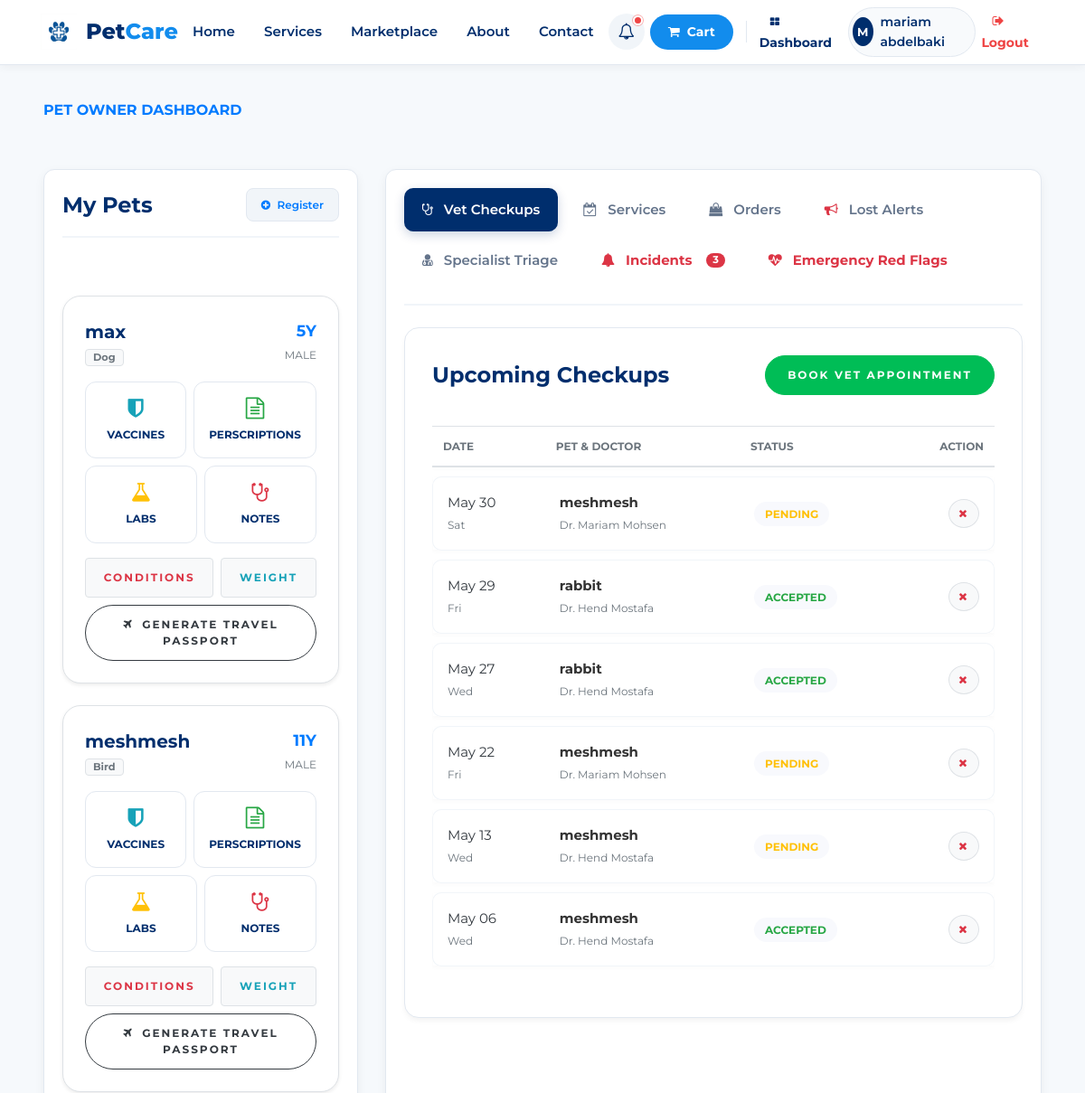
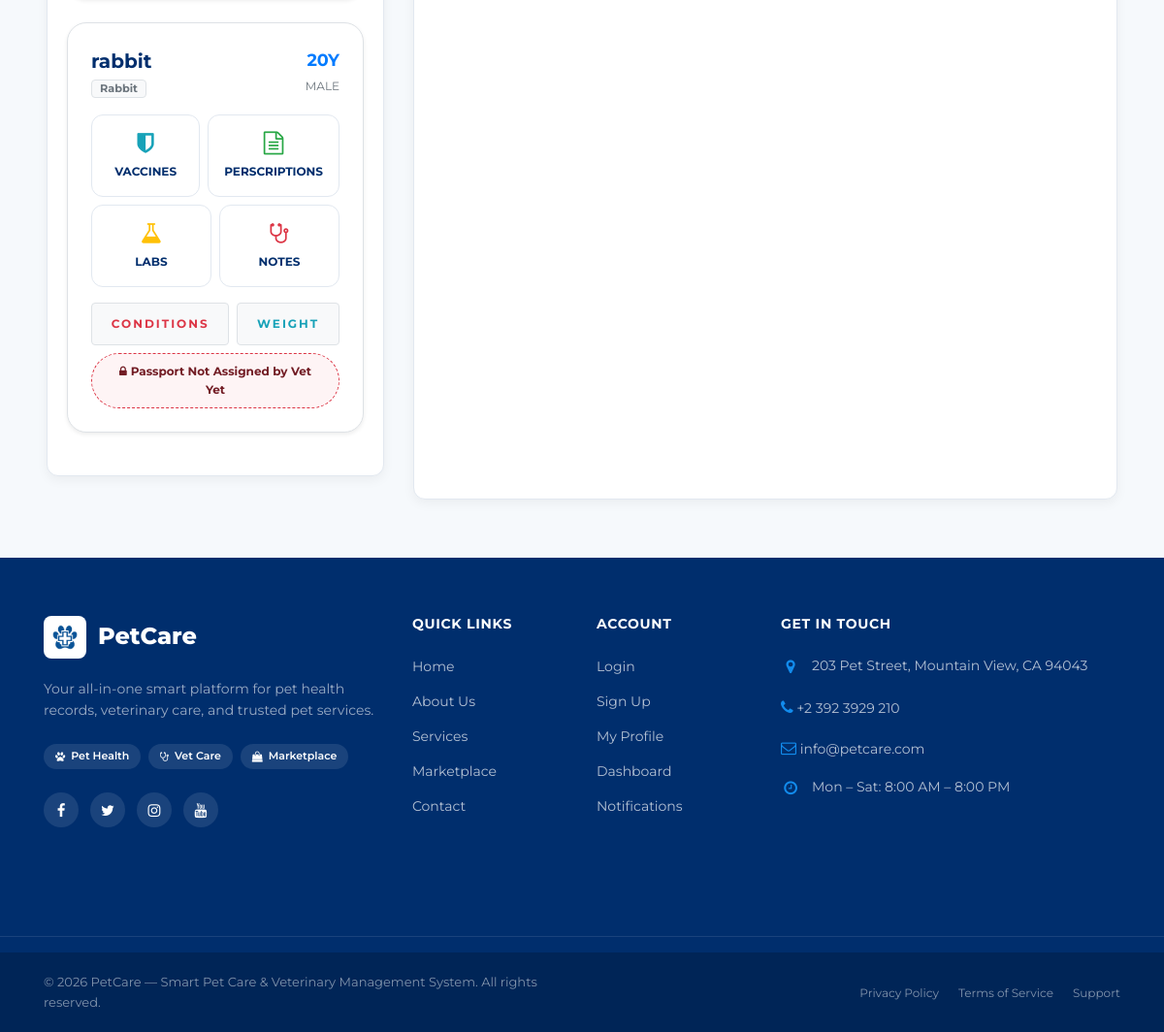
Screenshot of /petowner/dashboard (signed in) with the database file from the repository (2 pictures, top to bottom).
### tables this page shows
CREATE TABLE `pet` (
  `PetID` int(11) NOT NULL,
  `OwnerID` int(11) NOT NULL,
  `PetName` varchar(150) DEFAULT NULL,
  `Species` varchar(100) NOT NULL,
  `Age` int(11) DEFAULT NULL,
  `Gender` enum('Male','Female') DEFAULT NULL,
  `Weight` decimal(5,2) DEFAULT NULL,
  `Allergies` text DEFAULT NULL,
  `HandlingInstructions` text DEFAULT NULL,
  `BehaviorNotes` text DEFAULT NULL,
  `passport_ready` tinyint(1) DEFAULT 0
);

CREATE TABLE `appointment` (
  `AppointmentID` int(11) NOT NULL,
  `OwnerID` int(11) DEFAULT NULL,
  `PetID` int(11) DEFAULT NULL,
  `VetID` int(11) DEFAULT NULL,
  `AppointmentDate` date DEFAULT NULL,
  `status` enum('Pending','Accepted','Rejected') DEFAULT 'Pending'
);

CREATE TABLE `users` (
  `id` int(11) NOT NULL,
  `username` varchar(150) NOT NULL,
  `role` varchar(50) DEFAULT 'Owner',
  `email` varchar(200) NOT NULL,
  `password` varchar(255) NOT NULL,
  `phone` varchar(50) DEFAULT NULL,
  `status` enum('Active','Suspended') DEFAULT 'Active',
  `is_verified` tinyint(1) DEFAULT 0
);

### App/views/PetOwner/dashboard.php (the view, shortened to what the rows shown need)
<?php require __DIR__ . '/../layouts/header.php'; ?>
<div class="dashboard-wrapper">
    <div class="container-fluid px-md-5">
        <div class="row">
            <div class="col-lg-4 mb-4">
                <div class="premium-card">
                    <div class="pet-list mt-3">
                        <?php if(!empty($pets)): ?>
                            <?php foreach($pets as $pet): ?>
                                <div class="bg-white p-4 rounded-xl border mb-4 shadow-sm" style="border-radius: 20px;">
                                    <div class="d-flex justify-content-between align-items-start mb-3">
                                        <div>
                                            <h5 class="font-weight-800 mb-0"><?= htmlspecialchars($pet['PetName']) ?></h5>
                                            <span class="badge badge-light border text-muted small px-2"><?= htmlspecialchars($pet['Species']) ?></span>
                                        </div>
                                        <div class="text-right">
                                            <span class="d-block font-weight-bold text-primary" style="font-size: 1.1rem;"><?= htmlspecialchars($pet['Age']) ?>Y</span>
                                            <small class="text-muted text-uppercase"><?= htmlspecialchars($pet['Gender']) ?></small>
                                        </div>
                                    </div>
                                    <div class="row no-gutters mb-3" style="gap: 8px;">
                                        <div class="col">
                                            <a href="<?= ROOT ?>/petowner/vaccinations/<?= $pet['PetID'] ?>" class="medical-icon-btn">
                                                <i class="fa fa-shield text-info"></i>
                                                <span>Vaccines</span>
                                            </a>
                                        </div>
                                        <div class="col">
                                            <a href="<?= ROOT ?>/petowner/prescriptions/<?= $pet['PetID'] ?>" class="medical-icon-btn">
                                                <i class="fa fa-file-text-o text-success"></i>
                                                <span>Perscriptions</span>
                                            </a>
                                        </div>
                                        <div class="col">
                                            <a href="<?= ROOT ?>/petowner/labResults/<?= $pet['PetID'] ?>" class="medical-icon-btn">
                                                <i class="fa fa-flask text-warning"></i>
                                                <span>Labs</span>
                                            </a>
                                        </div>
                                        <div class="col">
                                            <a href="<?= ROOT ?>/petowner/medicalNotes/<?= $pet['PetID'] ?>" class="medical-icon-btn">
                                                <i class="fa fa-stethoscope text-danger"></i>
                                                <span>Notes</span>
                                            </a>
                                        </div>
                                    </div>
                                    <div class="d-flex justify-content-between mb-2">
                                        <a href="<?= ROOT ?>/petowner/viewConditions/<?= $pet['PetID'] ?>" class="btn btn-sm btn-light border flex-grow-1 mr-2 font-weight-bold text-danger">
                                            Conditions
                                        </a>
                                        <a href="<?= ROOT ?>/petowner/viewWeight/<?= $pet['PetID'] ?>" class="btn btn-sm btn-light border flex-grow-1 font-weight-bold text-info">
                                            Weight
                                        </a>
                                    </div>
                                    <?php if (!empty($pet['passport_ready'])): ?>
                                        <a href="<?= ROOT ?>/vet/passport/<?= $pet['PetID'] ?>" target="_blank" class="btn btn-sm btn-block btn-outline-dark rounded-pill font-weight-bold">
                                            <i class="fa fa-plane mr-1"></i> Generate Travel Passport
                                        </a>
                                    <?php else: ?>
                                        <div class="alert alert-danger py-2 mb-0 text-center rounded-pill small font-weight-bold" style="border: 1px dashed #dc3545; background: rgba(220, 53, 69, 0.05);">
                                            <i class="fa fa-lock mr-1"></i>Passport Not Assigned by Vet Yet
                                        </div>
                                    <?php endif; ?>
                                </div>
                            <?php endforeach; ?>
                        <?php endif; ?>
                    </div>
                </div>
            </div>
            <div class="col-lg-8">
                <div class="premium-card">
                    <div class="tab-content" id="dashboardTabsContent">
                        <div class="tab-pane fade show active" id="vet-pane">
                            <div class="table-responsive">
                                <table class="table table-premium">
                                    <thead>
                                        <tr class="text-muted small text-uppercase">
                                            <th>Date</th>
                                            <th>Pet & Doctor</th>
                                            <th>Status</th>
                                            <th class="text-right">Action</th>
                                        </tr>
                                    </thead>
                                    <tbody>
                                        <?php if(!empty($vetAppointments)): ?>
                                            <?php foreach($vetAppointments as $vApp): ?>
                                                <tr>
                                                    <td>
                                                        <span class="d-block font-weight-800 text-dark"><?= date('M d', strtotime($vApp['AppointmentDate'])) ?></span>
                                                        <small class="text-muted"><?= date('D', strtotime($vApp['AppointmentDate'])) ?></small>
                                                    </td>
                                                    <td>
                                                        <span class="d-block font-weight-bold"><?= htmlspecialchars($vApp['PetName']) ?></span>
                                                        <small class="text-muted">Dr. <?= htmlspecialchars($vApp['VetName']) ?></small>
                                                    </td>
                                                    <td>
                                                        <?php
                                                            $st = $vApp['status'] ?? 'Pending';
                                                            $cls = $st == 'Accepted' ? 'success' : ($st == 'Rejected' ? 'danger' : 'warning');
                                                        ?>
                                                        <span class="stat-badge bg-light text-<?= $cls ?>"><?= $st ?></span>
                                                    </td>
                                                    <td class="text-right">
                                                        <a href="<?= ROOT ?>/petowner/deleteVetAppointment/<?= $vApp['AppointmentID'] ?>"
                                                           class="btn btn-sm btn-light border text-danger rounded-circle" style="width:32px; height:32px; display:inline-flex; align-items:center; justify-content:center;"
                                                           onclick="return confirm('Cancel checkup?')">
                                                            <i class="fa fa-times"></i>
                                                        </a>
                                                    </td>
                                                </tr>
                                            <?php endforeach; ?>
                                        <?php else: ?>
                                            <tr><td colspan="4" class="text-center py-5 text-muted">No upcoming appointments.</td></tr>
                                        <?php endif; ?>
                                    </tbody>
                                </table>
                            </div>
                        </div>
                    </div>
                </div>
            </div>
        </div>
    </div>
</div>
<?php require __DIR__ . '/../layouts/footer.php'; ?>

### rows the page displays
pet: PetName "max", Species "Dog", Age "5", Gender "MALE"
pet: PetName "meshmesh", Species "Bird", Age "11", Gender "MALE"
pet: PetName "rabbit", Species "Rabbit", Age "20", Gender "MALE", passport_ready 0 (drawn)
appointment: AppointmentDate "May 30", AppointmentDate "Sat", PetID.PetName "meshmesh", users.username "Mariam Mohsen", status "PENDING"
appointment: AppointmentDate "May 29", AppointmentDate "Fri", PetID.PetName "rabbit", users.username "Hend Mostafa", status "ACCEPTED"
appointment: AppointmentDate "May 27", AppointmentDate "Wed", PetID.PetName "rabbit", users.username "Hend Mostafa", status "ACCEPTED"
appointment: AppointmentDate "May 22", AppointmentDate "Fri", PetID.PetName "meshmesh", users.username "Mariam Mohsen", status "PENDING"
appointment: AppointmentDate "May 13", AppointmentDate "Wed", PetID.PetName "meshmesh", users.username "Hend Mostafa", status "PENDING"
appointment: AppointmentDate "May 06", AppointmentDate "Wed", PetID.PetName "meshmesh", users.username "Hend Mostafa", status "ACCEPTED"

### other values shown
substr($_SESSION['username'], 0, 1) "M"
$_SESSION['username'] "mariam abdelbaki"
$openIncidentsCount "3"
